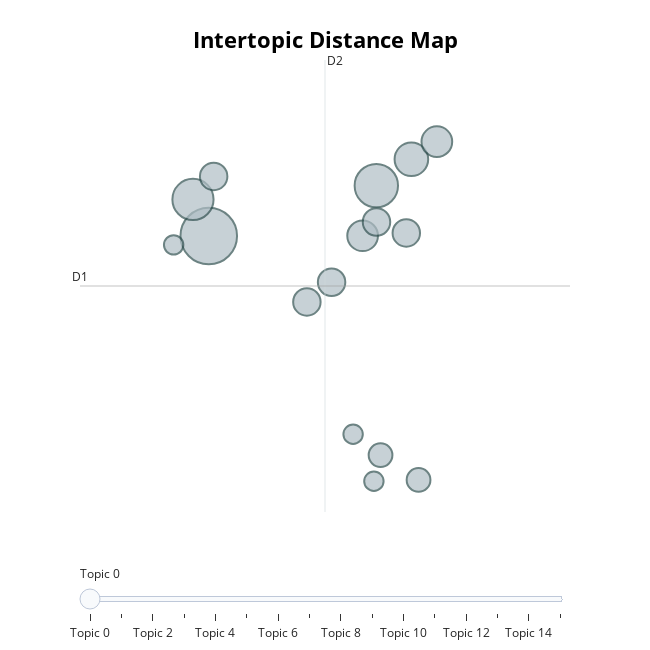

The notebook cell saved with this chart:
### Code cell
# Create clusters for the selected single year: ...
sy_model,sy_topics,sy_proba = cfc.cluster_data(sy_df,min_topic_size=2,fine_tune_label=True,get_topics=True,get_proba=True,ngram=3)
# Saving the BERTopic model
sy_model.save("./models/bertopic_model_"+str(years[0]))
display(sy_model.get_topic_info())
sy_model.visualize_topics()

### Figure 1 — Plotly figure (JSON) as saved in the notebook; plotly's stock layout.template omitted (floating-point values rounded to 4 significant figures)
{"data": [{"customdata": [[0, "mgcl2 solution used | experiments artificial parthenogenesis | solution used experiments | stated mgcl2 solution | mgcl2 solution", 17], [1, "nebraska geology medicine | geology medicine | medicine work geological | nebraska geology | geology", 10], [2, "medicine botanical notes | botanical notes medicine | botanical notes | notes medicine botanical | medicine botanical", 9], [3, "biological society washington | science biological society | biological society | washington society | society washington", 6], [4, "history medicine linguistic | medicine linguistic families | languages history medicine | linguistic families mexico | mexico sociology medicine", 5], [5, "profession engineering medicine | profession engineering | science medicine electrical | engineering medicine archological | engineering political", 5], [6, "geography medicine | geography medicine climate | geography medicine international | latitude geography medicine | limnology geography medicine", 4], [7, "aerial voyage medicine | voyage medicine | longest aerial voyage | voyage medicine exotic | aerial voyage", 4], [8, "knives prehistoric times | knives prehistoric | spearheads knives prehistoric | prehistoric times arrowpoints | prehistoric times", 4], [9, "astronomical instrument suggestion | medicine illusory dust | solar eclipse medicine | astronomical instrument | phenomenon physics medicine", 4], [10, "meteorology aeronautics paris | international congresses meteorology | congresses meteorology aeronautics | congresses meteorology | meteorology aeronautics", 4], [11, "lampreys captivity | lots lamprey eggs | medicine engineering lampreys | lampreys various | lampreys captivity having", 3], [12, "sterna domesticated fowl | fowl deformed sterna | domesticated fowl deformed | deformed sterna domesticated | fowl biology medicine", 3], [13, "wyoming materials science | wyoming materials | science fossilhunting | states geological survey | united states geological", 2], [14, "materials science medicine | truck minerals | truck minerals environmental | medicine mrs curtiss | environmental science medicine", 2], [15, "cave salamanders | pattern northern rhinoceros | salamanders | reduced differentiated species | degeneration eyes", 2]], "hovertemplate": "<b>Topic %{customdata[0]}</b><br>%{customdata[1]}<br>Size: %{customdata[2]}", "legendgroup": "", "marker": {"color": "#B0BEC5", "line": {"color": "DarkSlateGrey", "width": 2}, "size": [17, 10, 9, 6, 5, 5, 4, 4, 4, 4, 4, 3, 3, 2, 2, 2], "sizemode": "area", "sizeref": 0.01063, "symbol": "circle"}, "mode": "markers", "name": "", "orientation": "v", "showlegend": false, "type": "scatter", "x": [8.304, 10.41, 8.106, 10.86, 10.24, 11.18, 10.42, 10.79, 8.366, 9.54, 9.851, 10.47, 10.95, 10.12, 7.862, 10.38], "xaxis": "x", "y": [8.962, 9.962, 9.689, 10.49, 8.965, 10.84, 9.239, 9.021, 10.15, 7.648, 8.04, 4.602, 4.109, 5.017, 8.784, 4.082], "yaxis": "y"}], "layout": {"annotations": [{"showarrow": false, "text": "D1", "x": 6.683, "y": 7.966, "yshift": 10}, {"showarrow": false, "text": "D2", "x": 9.768, "xshift": 10, "y": 12.46}], "height": 650, "hoverlabel": {"bgcolor": "white", "font": {"family": "Rockwell", "size": 16}}, "legend": {"itemsizing": "constant", "tracegroupgap": 0}, "margin": {"t": 60}, "shapes": [{"line": {"color": "#CFD8DC", "width": 2}, "type": "line", "x0": 9.768, "x1": 9.768, "y0": 3.47, "y1": 12.46}, {"line": {"color": "#9E9E9E", "width": 2}, "type": "line", "x0": 6.683, "x1": 12.85, "y0": 7.966, "y1": 7.966}], "sliders": [{"active": 0, "pad": {"t": 50}, "steps": [{"args": [{"marker.color": [["red", "#B0BEC5", "#B0BEC5", "#B0BEC5", "#B0BEC5", "#B0BEC5", "#B0BEC5", "#B0BEC5", "#B0BEC5", "#B0BEC5", "#B0BEC5", "#B0BEC5", "#B0BEC5", "#B0BEC5", "#B0BEC5", "#B0BEC5"]]}], "label": "Topic 0", "method": "update"}, {"args": [{"marker.color": [["#B0BEC5", "red", "#B0BEC5", "#B0BEC5", "#B0BEC5", "#B0BEC5", "#B0BEC5", "#B0BEC5", "#B0BEC5", "#B0BEC5", "#B0BEC5", "#B0BEC5", "#B0BEC5", "#B0BEC5", "#B0BEC5", "#B0BEC5"]]}], "label": "Topic 1", "method": "update"}, {"args": [{"marker.color": [["#B0BEC5", "#B0BEC5", "red", "#B0BEC5", "#B0BEC5", "#B0BEC5", "#B0BEC5", "#B0BEC5", "#B0BEC5", "#B0BEC5", "#B0BEC5", "#B0BEC5", "#B0BEC5", "#B0BEC5", "#B0BEC5", "#B0BEC5"]]}], "label": "Topic 2", "method": "update"}, {"args": [{"marker.color": [["#B0BEC5", "#B0BEC5", "#B0BEC5", "red", "#B0BEC5", "#B0BEC5", "#B0BEC5", "#B0BEC5", "#B0BEC5", "#B0BEC5", "#B0BEC5", "#B0BEC5", "#B0BEC5", "#B0BEC5", "#B0BEC5", "#B0BEC5"]]}], "label": "Topic 3", "method": "update"}, {"args": [{"marker.color": [["#B0BEC5", "#B0BEC5", "#B0BEC5", "#B0BEC5", "red", "#B0BEC5", "#B0BEC5", "#B0BEC5", "#B0BEC5", "#B0BEC5", "#B0BEC5", "#B0BEC5", "#B0BEC5", "#B0BEC5", "#B0BEC5", "#B0BEC5"]]}], "label": "Topic 4", "method": "update"}, {"args": [{"marker.color": [["#B0BEC5", "#B0BEC5", "#B0BEC5", "#B0BEC5", "#B0BEC5", "red", "#B0BEC5", "#B0BEC5", "#B0BEC5", "#B0BEC5", "#B0BEC5", "#B0BEC5", "#B0BEC5", "#B0BEC5", "#B0BEC5", "#B0BEC5"]]}], "label": "Topic 5", "method": "update"}, {"args": [{"marker.color": [["#B0BEC5", "#B0BEC5", "#B0BEC5", "#B0BEC5", "#B0BEC5", "#B0BEC5", "red", "#B0BEC5", "#B0BEC5", "#B0BEC5", "#B0BEC5", "#B0BEC5", "#B0BEC5", "#B0BEC5", "#B0BEC5", "#B0BEC5"]]}], "label": "Topic 6", "method": "update"}, {"args": [{"marker.color": [["#B0BEC5", "#B0BEC5", "#B0BEC5", "#B0BEC5", "#B0BEC5", "#B0BEC5", "#B0BEC5", "red", "#B0BEC5", "#B0BEC5", "#B0BEC5", "#B0BEC5", "#B0BEC5", "#B0BEC5", "#B0BEC5", "#B0BEC5"]]}], "label": "Topic 7", "method": "update"}, {"args": [{"marker.color": [["#B0BEC5", "#B0BEC5", "#B0BEC5", "#B0BEC5", "#B0BEC5", "#B0BEC5", "#B0BEC5", "#B0BEC5", "red", "#B0BEC5", "#B0BEC5", "#B0BEC5", "#B0BEC5", "#B0BEC5", "#B0BEC5", "#B0BEC5"]]}], "label": "Topic 8", "method": "update"}, {"args": [{"marker.color": [["#B0BEC5", "#B0BEC5", "#B0BEC5", "#B0BEC5", "#B0BEC5", "#B0BEC5", "#B0BEC5", "#B0BEC5", "#B0BEC5", "red", "#B0BEC5", "#B0BEC5", "#B0BEC5", "#B0BEC5", "#B0BEC5", "#B0BEC5"]]}], "label": "Topic 9", "method": "update"}, {"args": [{"marker.color": [["#B0BEC5", "#B0BEC5", "#B0BEC5", "#B0BEC5", "#B0BEC5", "#B0BEC5", "#B0BEC5", "#B0BEC5", "#B0BEC5", "#B0BEC5", "red", "#B0BEC5", "#B0BEC5", "#B0BEC5", "#B0BEC5", "#B0BEC5"]]}], "label": "Topic 10", "method": "update"}, {"args": [{"marker.color": [["#B0BEC5", "#B0BEC5", "#B0BEC5", "#B0BEC5", "#B0BEC5", "#B0BEC5", "#B0BEC5", "#B0BEC5", "#B0BEC5", "#B0BEC5", "#B0BEC5", "red", "#B0BEC5", "#B0BEC5", "#B0BEC5", "#B0BEC5"]]}], "label": "Topic 11", "method": "update"}, {"args": [{"marker.color": [["#B0BEC5", "#B0BEC5", "#B0BEC5", "#B0BEC5", "#B0BEC5", "#B0BEC5", "#B0BEC5", "#B0BEC5", "#B0BEC5", "#B0BEC5", "#B0BEC5", "#B0BEC5", "red", "#B0BEC5", "#B0BEC5", "#B0BEC5"]]}], "label": "Topic 12", "method": "update"}, {"args": [{"marker.color": [["#B0BEC5", "#B0BEC5", "#B0BEC5", "#B0BEC5", "#B0BEC5", "#B0BEC5", "#B0BEC5", "#B0BEC5", "#B0BEC5", "#B0BEC5", "#B0BEC5", "#B0BEC5", "#B0BEC5", "red", "#B0BEC5", "#B0BEC5"]]}], "label": "Topic 13", "method": "update"}, {"args": [{"marker.color": [["#B0BEC5", "#B0BEC5", "#B0BEC5", "#B0BEC5", "#B0BEC5", "#B0BEC5", "#B0BEC5", "#B0BEC5", "#B0BEC5", "#B0BEC5", "#B0BEC5", "#B0BEC5", "#B0BEC5", "#B0BEC5", "red", "#B0BEC5"]]}], "label": "Topic 14", "method": "update"}, {"args": [{"marker.color": [["#B0BEC5", "#B0BEC5", "#B0BEC5", "#B0BEC5", "#B0BEC5", "#B0BEC5", "#B0BEC5", "#B0BEC5", "#B0BEC5", "#B0BEC5", "#B0BEC5", "#B0BEC5", "#B0BEC5", "#B0BEC5", "#B0BEC5", "red"]]}], "label": "Topic 15", "method": "update"}]}], "title": {"font": {"color": "Black", "size": 22}, "text": "<b>Intertopic Distance Map</b>", "x": 0.5, "xanchor": "center", "y": 0.95, "yanchor": "top"}, "width": 650, "xaxis": {"anchor": "y", "domain": [0, 1], "range": [6.683, 12.85], "title": {"text": ""}, "visible": false}, "yaxis": {"anchor": "x", "domain": [0, 1], "range": [3.47, 12.46], "title": {"text": ""}, "visible": false}}}
